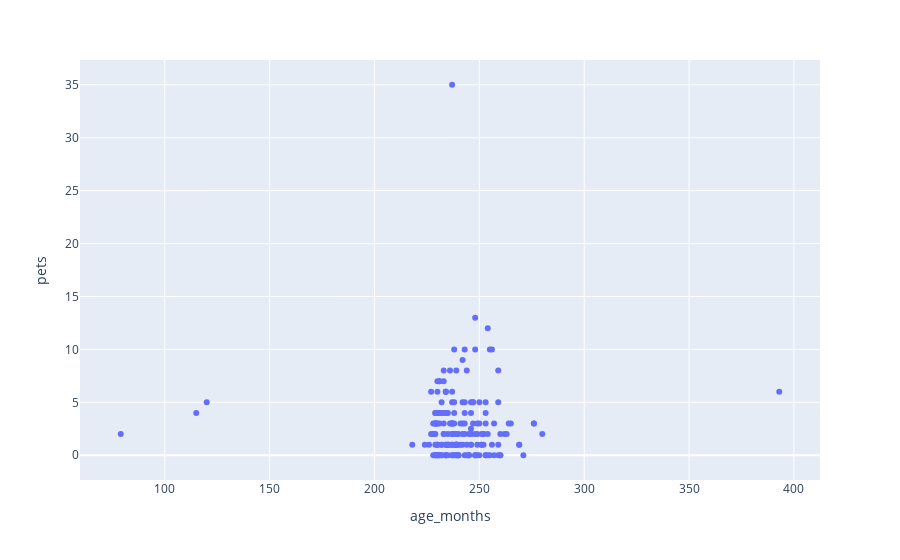

Source (notebook cell):
### Markdown cell above
## Cleaning Data before Numerical Summaries

Before we can truly begin discussing calucating numerical summaries of our data, we need to make sure our data are clean! Missing values, incorrect values, etc. These can all cause issues in calculating the basic statistics we use to summarize data. For example, in our getting to know you data, we know some data are missing, and we know some data were entered incorrectly/are outliers:

### Code cell
px.scatter(data_frame=gtky, x='age_months', y='pets')

### Figure 1 — Plotly figure (JSON) as saved in the notebook; plotly's stock layout.template omitted (floating-point values rounded to 4 significant figures; data arrays with more than 128 entries replaced by an {"elided": "..."} marker saying what was removed)
{"data": [{"hovertemplate": "age_months=%{x}<br>pets=%{y}<extra></extra>", "legendgroup": "", "marker": {"color": "#636efa", "symbol": "circle"}, "mode": "markers", "name": "", "orientation": "v", "showlegend": false, "type": "scatter", "x": {"elided": "190 float values"}, "xaxis": "x", "y": {"elided": "190 float values"}, "yaxis": "y"}], "layout": {"legend": {"tracegroupgap": 0}, "margin": {"t": 60}, "xaxis": {"anchor": "y", "domain": [0, 1], "title": {"text": "age_months"}}, "yaxis": {"anchor": "x", "domain": [0, 1], "title": {"text": "pets"}}}}
